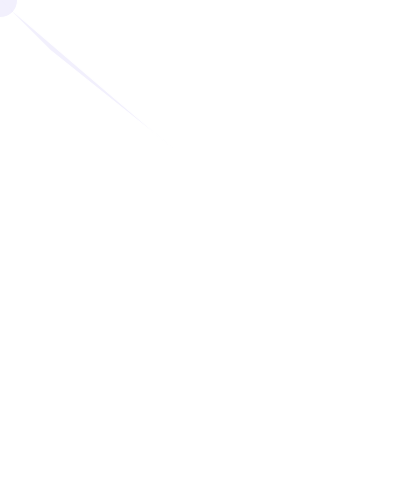
Frame 1 (no input)
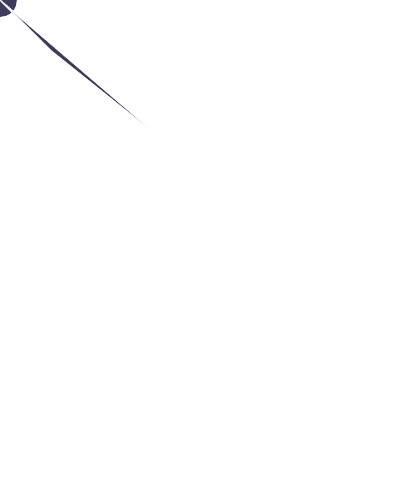
Frame 60 (the mouse pressed at the canvas centre just before this capture)
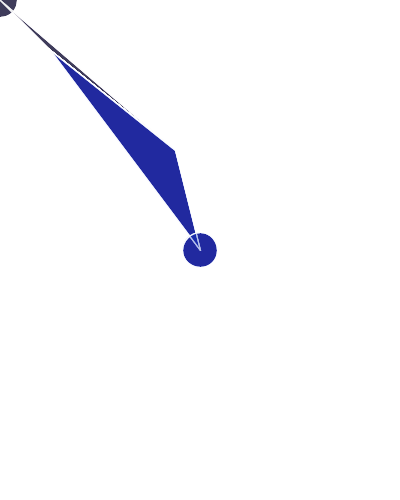
Frame 120 (the mouse held since frame 60 and released just before this capture)

The Processing sketch that drew these frames (run headless with seeded random() and noise(); from frame 60 on, the mouse is pressed at the canvas centre):

// Processing sketch: processing_99063
// ── processing_99063.pde

void setup()
{
  size(400, 500);
  background(255, 255, 255);
  smooth();
  noStroke();
  frameRate(100);
}

void draw()
{
stroke(255);
  fill(random(98), random(100), random(237), random(75));
  quad(mouseX, mouseY, mouseX, mouseY, 175,150,50,50);
  ellipse(mouseX, mouseY, 35, 35);
}
